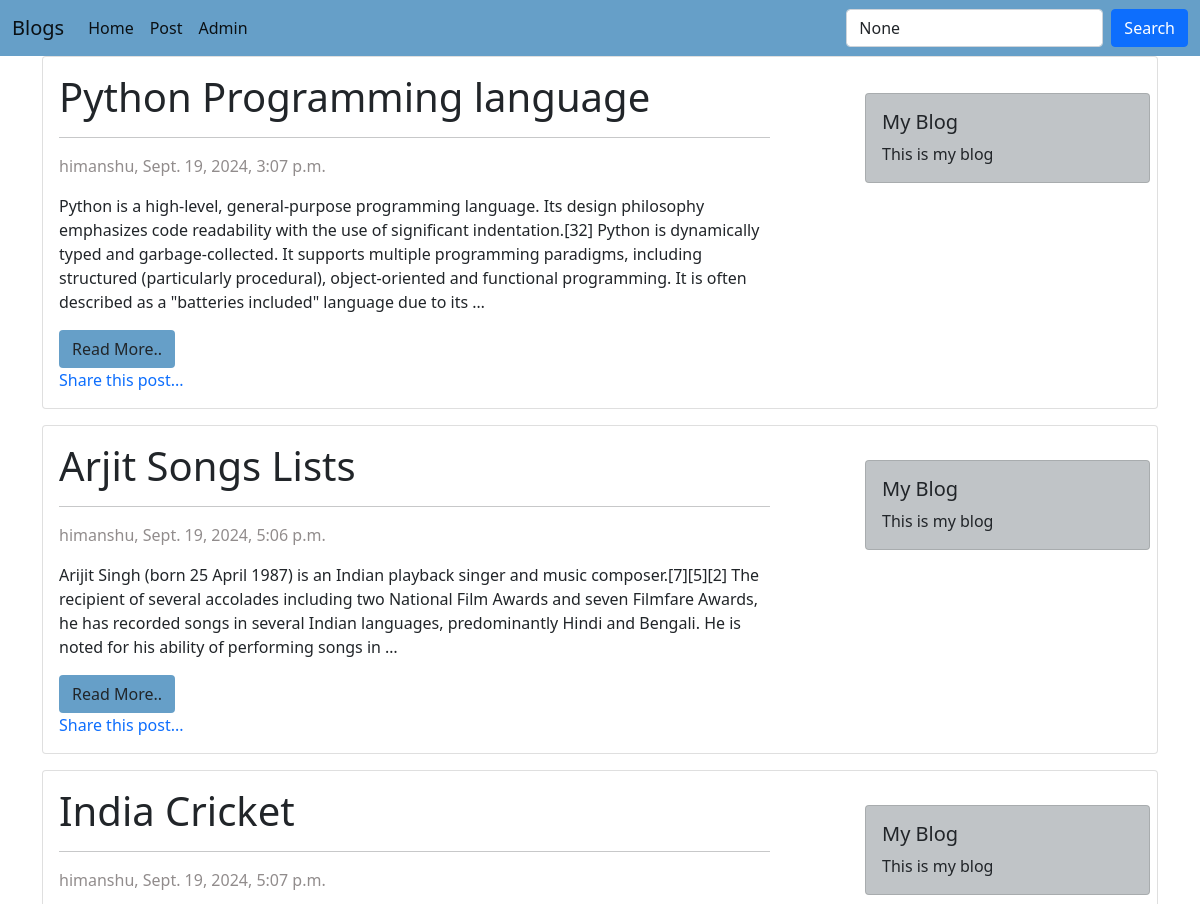
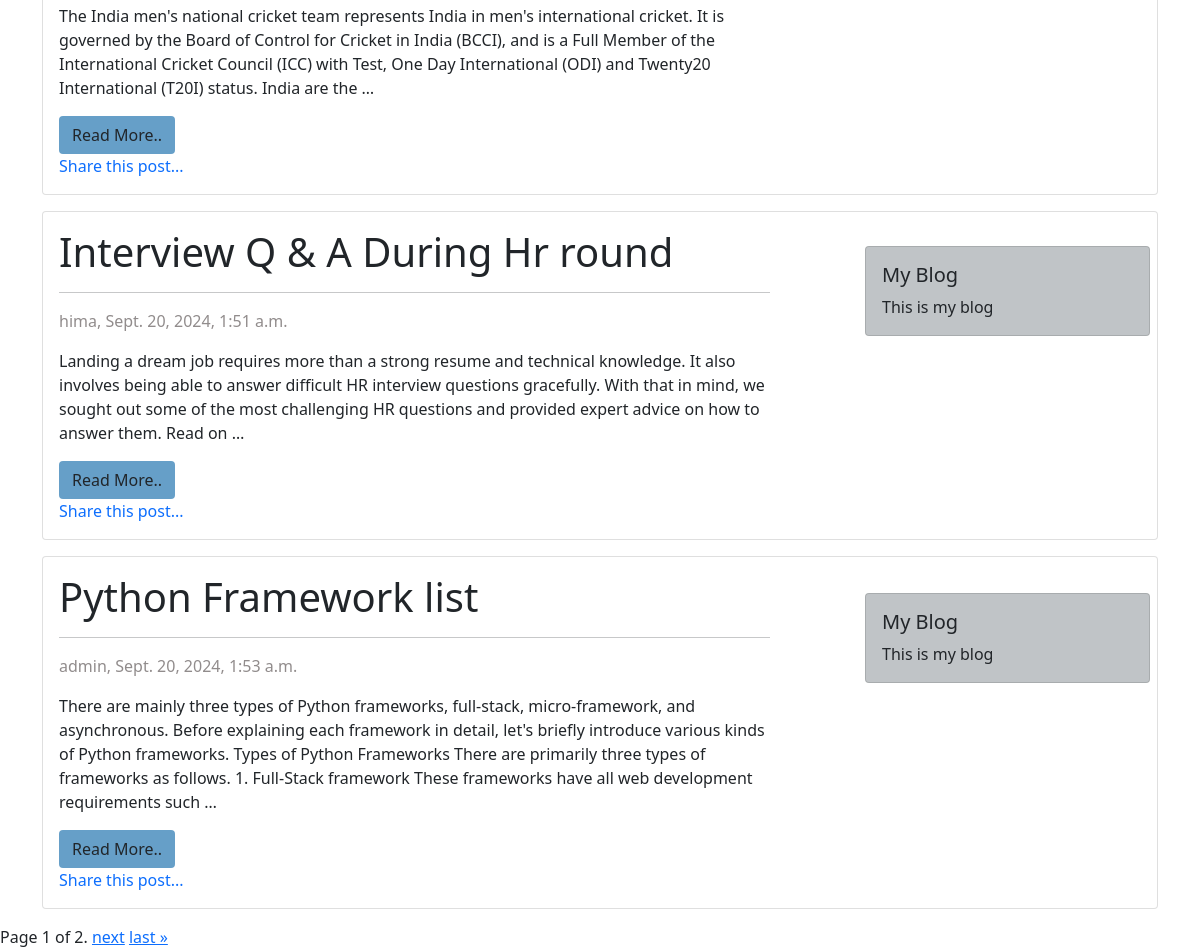
Screenshot of /blog/ with the database file from the repository (2 pictures, top to bottom).
### blog_app/models.py (models this page shows, shortened)
class Blogpost(models.Model):
    STATUS_CHOICES = (('draft', 'draft'),(  'published', 'published'),)
    blog_id=models.AutoField(primary_key=True)
    title=models.CharField(max_length=100)
    content=models.TextField()
    author=models.ForeignKey(User,on_delete=models.CASCADE)
    create_at=models.DateTimeField(auto_now_add=True,null=True)
    status=models.CharField(max_length=10,choices=STATUS_CHOICES,default='draft')
    tags=TaggableManager()

### blog_app/views.py (the view)
# urls.py: path('blog/', blog_view, name='blog'),
def blog_view(request):
    tag = request.GET.get('tag')  # Get the tag from the URL
    if tag:
        post = Blogpost.objects.filter(tags__name__in=[tag])
    else:
        post=Blogpost.objects.all()
    paginator=Paginator(post,5)
    page=request.GET.get('page')
    try:
        posts=paginator.page(page)
    except PageNotAnInteger:
        posts = paginator.page(1)
    except EmptyPage:
        posts = paginator.page(paginator.num_pages)
    data={
        'posts': posts,'tag': tag,
    }
    return render(request, 'app/blog.html',data)

### templates/app/blog.html (shortened to what this page needs)
{% extends "app/index.html" %}
{% block content %}
{% for b in posts %}
<div class="container">
    <div class="row">
        <div class="col-md-12 position-relative">
            <div class="card mb-3">
                <div class="row g-0">
                    <div class="col-md-8">
                        <div class="card-body">
                            <h1 class="card-title">{{ b.title }}</h1>
                            <hr>
                            <p style="color: #918c8c;">{{ b.author }}, {{ b.create_at }}</p>
                            <p class="card-text">{{ b.content|truncatewords:50|safe }}</p>
                            <a href="{% url 'blogpost' id=b.blog_id %}" class="btn"
                                style="background-color: #669fc8 ;">Read More..</a>
                            <div class="card-body mb-lg-0" style="padding: 0;">
                                <a href="{% url 'share_post_view' id=b.blog_id %}" class="text-decoration-none text-primary">Share this post...</a>
                            </div>
                        </div>
                    </div>
                </div>
            </div>
            <div class="col-md-3 position-absolute" style="top: 10%; right: 20px; z-index: 1;">
                <div class="card text-dark" style="background-color                         :#c0c4c7;"
                    style="padding: 10px;">
                    <div class="card-body">
                        <h5 class="card-title">My Blog</h5>
                        <p class="card-text">This is my blog</p>
                    </div>
                </div>
            </div>
        </div>
    </div>
</div>
{% endfor %}
    <span class="step-links">
        <span class="current">
            Page {{ posts.number }} of {{ posts.paginator.num_pages }}.
        </span>
        {% if posts.has_next %}
            <a href="?page={{ posts.next_page_number }}">next</a>
            <a href="?page={{ posts.paginator.num_pages }}">last &raquo;</a>
        {% endif %}
    </span>
</div>
{% endblock %}

### rows the page displays
Blogpost: title "Python Programming language", author "himanshu", create_at "Sept. 19, 2024, 3:07 p.m.", content "Python is a high-level, general-purpose programming language. Its design philosophy emphasizes code readability with the use of significant indentation.[32] Python is dynamically typed and garbage-collected. It supports multiple programming paradigms, including structured (particularly procedural), object-oriented and functional programming. It is often described as a \"batteries included\" language due to its …"
Blogpost: title "Arjit Songs Lists", author "himanshu", create_at "Sept. 19, 2024, 5:06 p.m.", content "Arijit Singh (born 25 April 1987) is an Indian playback singer and music composer.[7][5][2] The recipient of several accolades including two National Film Awards and seven Filmfare Awards, he has recorded songs in several Indian languages, predominantly Hindi and Bengali. He is noted for his ability of performing songs in …"
Blogpost: title "India Cricket", author "himanshu", create_at "Sept. 19, 2024, 5:07 p.m.", content "The India men's national cricket team represents India in men's international cricket. It is governed by the Board of Control for Cricket in India (BCCI), and is a Full Member of the International Cricket Council (ICC) with Test, One Day International (ODI) and Twenty20 International (T20I) status. India are the …"
Blogpost: title "Interview Q & A During Hr round", author "hima", create_at "Sept. 20, 2024, 1:51 a.m.", content "Landing a dream job requires more than a strong resume and technical knowledge. It also involves being able to answer difficult HR interview questions gracefully. With that in mind, we sought out some of the most challenging HR questions and provided expert advice on how to answer them. Read on …"
Blogpost: title "Python Framework list", author "admin", create_at "Sept. 20, 2024, 1:53 a.m.", content "There are mainly three types of Python frameworks, full-stack, micro-framework, and asynchronous. Before explaining each framework in detail, let's briefly introduce various kinds of Python frameworks. Types of Python Frameworks There are primarily three types of frameworks as follows. 1. Full-Stack framework These frameworks have all web development requirements such …"

### other values shown
{{ posts.number }} "1"
{{ posts.paginator.num_pages }} "2"
